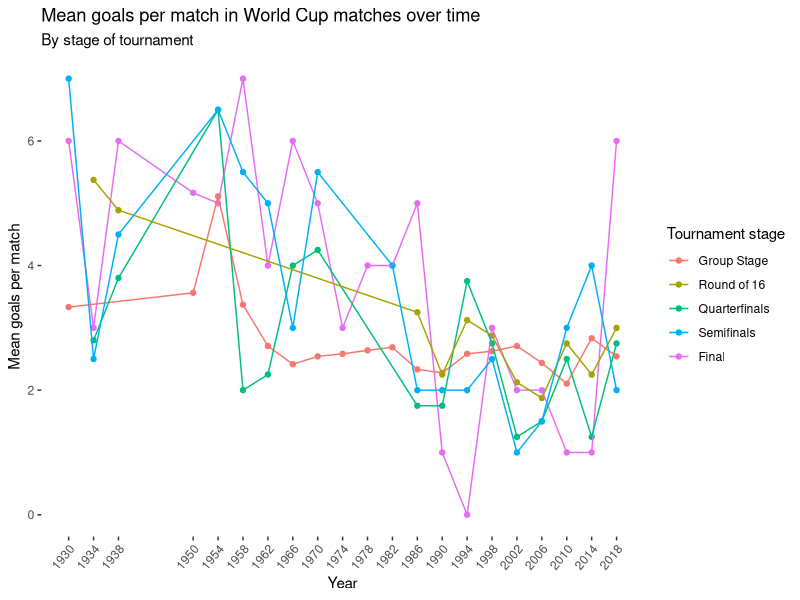
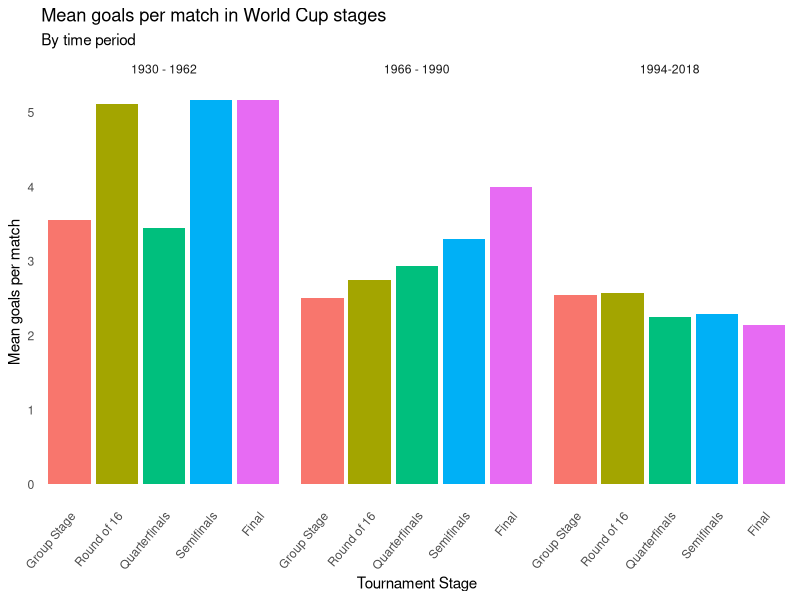
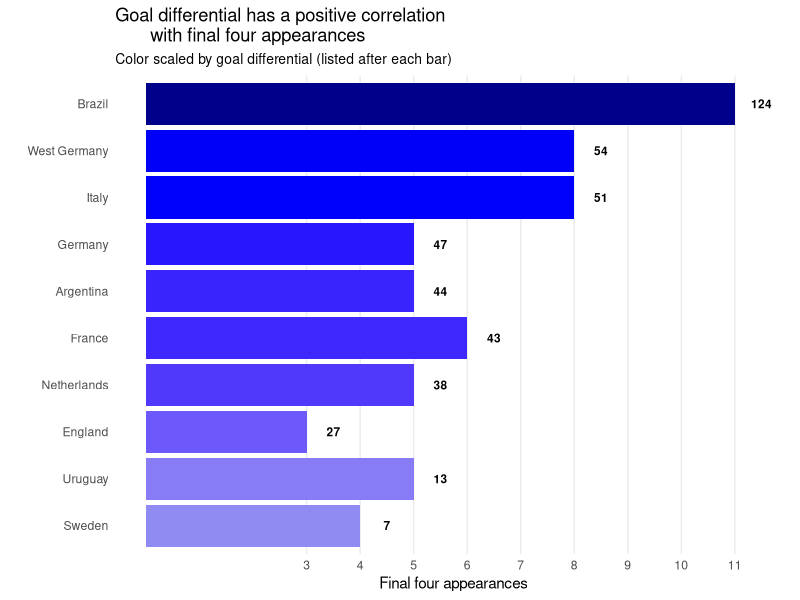
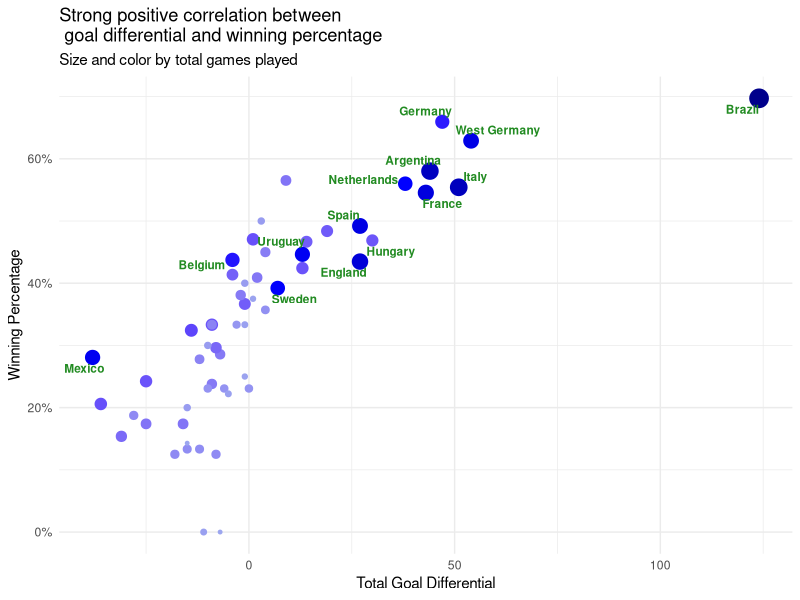

Reproduce these figures in R, in order.
## ---- chunk 1
#| label: load-pkgs
#| message: false
#| warning: false

library(tidyverse)
library(dplyr)
library(stringr)
library(ggrepel)
library(scales)
## ---- chunk 2
#| label: load-data
#| message: false

matches <- read.csv("data/wcmatches.csv")
wc <- read.csv("data/worldcups.csv")
## ---- chunk 3
#| label: data-manipulation
matches_q1 <- matches |>
  filter(stage != "Third place") |> # Third place game dropped from analysis due to teams lacking competitive edge
  mutate(
    stage = if_else(
      str_detect(stage, "Group"),
      "Group Stage",
      if_else(str_detect(stage, "Final"), "Final", stage)
    ),
    total_score = home_score + away_score
  ) |>
  # Put years into 3 groups for plotting purposes
  mutate(year_group = if_else(
    year <= 1962,
    "1930 - 1962",
    if_else(year <= 1990, "1966 - 1990", "1994-2018")
  ))
## ---- chunk 4
#| label: Q1-viz-1
#| fig-cap: Figure 1
matches_q1 |>
  group_by(year, stage) |>
  summarize(goals = mean(total_score)) |>
  ggplot(aes(x = year, y = goals, color = stage)) +
  geom_point() +
  geom_line() +
  theme(
    panel.grid.major = element_blank(),
    panel.grid.minor = element_blank(),
    panel.background = element_blank()
  ) +
  # Change axis label angles so its more readable
  theme(axis.text.x = element_text(
    angle = 50,
    vjust = 1,
    hjust = 1
  )) +
  # Set breaks for every tournament year
  scale_x_continuous(
    breaks = c(
      1930,
      1934,
      1938,
      1950,
      1954,
      1958,
      1962,
      1966,
      1970,
      1974,
      1978,
      1982,
      1986,
      1990,
      1994,
      1998,
      2002,
      2006,
      2010,
      2014,
      2018
    ),
    labels = c(
      "1930",
      "1934",
      "1938",
      "1950",
      "1954",
      "1958",
      "1962",
      "1966",
      "1970",
      "1974",
      "1978",
      "1982",
      "1986",
      "1990",
      "1994",
      "1998",
      "2002",
      "2006",
      "2010",
      "2014",
      "2018"
    )
  ) +
  theme(legend.key = element_rect(fill = "white", color = NA)) +
  # Color by round
  scale_color_discrete(limits = c(
    "Group Stage",
    "Round of 16",
    "Quarterfinals",
    "Semifinals",
    "Final"
  )) +
  labs(
    title = "Mean goals per match in World Cup matches over time",
    subtitle = "By stage of tournament",
    x = "Year",
    y = "Mean goals per match",
    color = "Tournament stage"
  )
## ---- chunk 5
#| label: Q1-viz-2
#| fig-cap: Figure 2

matches_q1 |>
  group_by(stage, year_group) |>
  summarize(goals = mean(total_score)) |>
  ggplot(aes(x = stage, y = goals, fill = stage)) +
  facet_wrap( ~ year_group) +
  geom_col() +
  theme_minimal() +
  theme(
    panel.grid.major = element_blank(),
    panel.grid.minor = element_blank(),
    panel.background = element_blank()
  ) +
  # Same angle change for readability
  theme(axis.text.x = element_text(
    angle = 50,
    vjust = 1,
    hjust = 1
  )) +
  # Same colors set by round
  scale_fill_discrete(limits = c(
    "Group Stage",
    "Round of 16",
    "Quarterfinals",
    "Semifinals",
    "Final"
  )) +
  # Remove redundant legend
  theme(legend.position = "none") +
  scale_x_discrete(limits = c(
    "Group Stage",
    "Round of 16",
    "Quarterfinals",
    "Semifinals",
    "Final"
  )) +
  labs(
    title = "Mean goals per match in World Cup stages",
    subtitle = "By time period",
    x = "Tournament Stage",
    y = "Mean goals per match",
    fill = "Tournament Stage"
  )
## ---- chunk 6
#| label: data-manipulation-2


matches_q2 <- matches |>
    # Pivot as described above so there's two rows for each game played
    pivot_longer(
    cols = c("home_team", "away_team"),
    names_to = "home_away",
    values_to = "team"
  ) |>
  # Add in goal differential
  mutate(goal_differential = if_else(
    home_away == "home_team",
    home_score - away_score,
    away_score - home_score),
    won = if_else(winning_team == team, TRUE, FALSE, missing = FALSE)) |>
  group_by(team) |>
  # Get total goal differential and calculate winning percentage
  summarise(total_goal_diff = sum(goal_differential),
            total_games = n(),
            win_perc = sum(won) / total_games) |>
  mutate(team = if_else(team == "United States", "USA", team))
  

wc_q2 <- wc |>
    # Pivot so easy to group by number of appearances in top 4
    pivot_longer(
    cols = c("winner", "second", "third", "fourth"),
    names_to = "placement",
    values_to = "team"
  )
## ---- chunk 7
#| label: Q2-viz-1
#| fig-cap: Figure 3

q2_data <- wc_q2 |>
  left_join(matches_q2, by = 'team')

q2_data |>
  group_by(team) |>
  summarise(appearances = n(), goal_diff = total_goal_diff) |>
  arrange(desc(appearances)) |>
  # Use unique to get only one row for each team that has the info we want to plot
  unique() |>
  # Only plot teams who have made more than one semifinal to not overcrowd the plot
  filter(appearances > 2) |>
  ggplot(aes(x=appearances, y=reorder(team, goal_diff), fill=goal_diff)) +
  geom_col(show.legend = FALSE) +
  labs(title = "Goal differential has a positive correlation
       with final four appearances",
       subtitle = "Color scaled by goal differential (listed after each bar)",
       x = "Final four appearances",
       y = "") +
  theme_minimal() +
  scale_fill_gradient2(low = "lightblue", mid = "blue", high = "darkblue", midpoint = 50) +
  # Add in goal differential numbers
  geom_text(aes(x=appearances + 0.5, y=team, label=goal_diff), size=3, color="black", fontface='bold') +
  scale_x_continuous(
    breaks = c(
      3,
      4,
      5,
      6,
      7,
      8,
      9,
      10,
      11
    ),
    labels = c(
      "3",
      "4",
      "5",
      "6",
      "7",
      "8",
      "9",
      "10",
      "11"
    )
  ) +
    theme(plot.subtitle = element_text(size = 10),
        panel.grid.minor = element_blank(),
        panel.grid.major.y = element_blank())

## ---- chunk 8
#| label: q2-viz2
#| fig-cap: Figure 4

matches_q2 |>
  # Remove teams who have not played in at least two tournaments
  filter(total_games > 6) |>
  ggplot(aes(x=total_goal_diff, y=win_perc, size=total_games, color=total_games)) +
  geom_point(show.legend = FALSE) +
  geom_text_repel(aes(label=ifelse(total_games >= 40 | total_goal_diff >=25, team, "")), size=3, fontface='bold', color="forestgreen") +
  labs(title="Strong positive correlation between \n goal differential and winning percentage",
       x="Total Goal Differential",
       y="Winning Percentage",
       size="Total Games Played",
       subtitle="Size and color by total games played") +
  theme_minimal() +
  scale_color_gradient2(low = "lightblue", mid = "blue", high = "darkblue", midpoint = 50) +
  scale_y_continuous(labels = percent_format())
